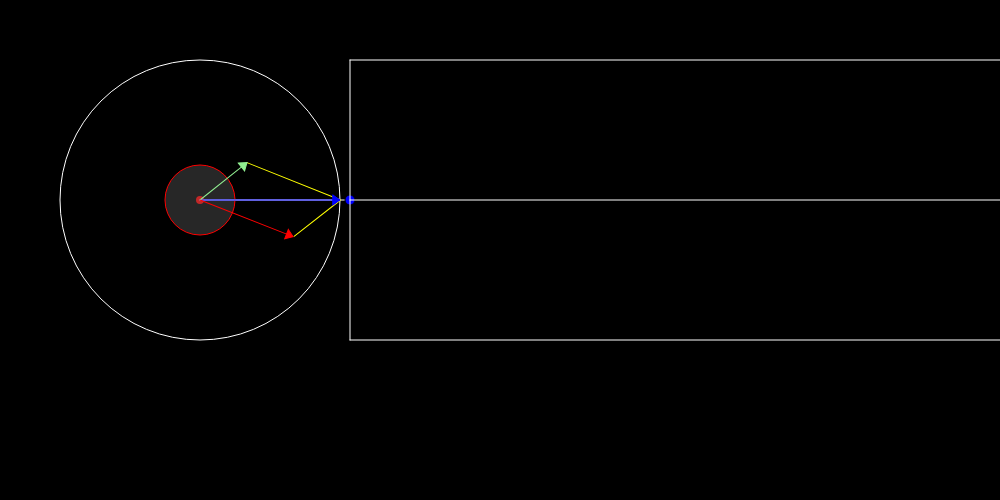
Frame 1 (no input)
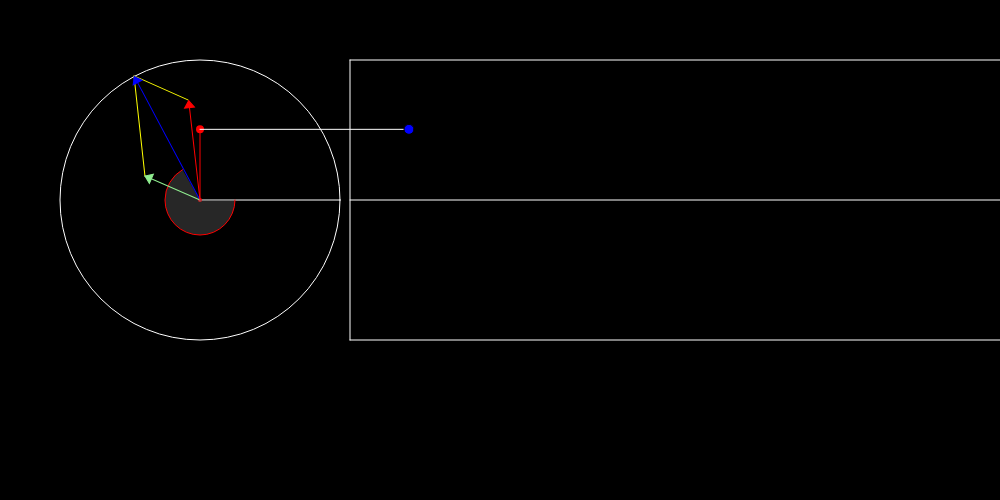
Frame 60 (no input)
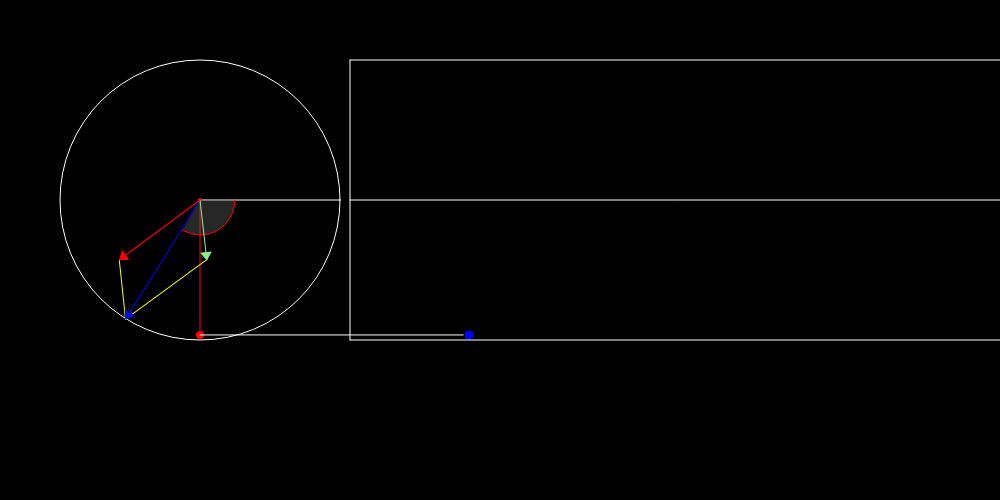
Frame 120 (the mouse pressed at the canvas centre since frame 60)

The p5.js sketch that drew these frames (run headless with seeded random() and noise() and a simulated clock; from frame 60 on, the mouse is pressed at the canvas centre):

// p5.js sketch
// ── sketch.js
let angle = -51.5;
let x = 150;
let y = 0;
// let dx = 0;
// let dy = 5;
// let x1 = 0;
// let y1 = 0;

let a = 140;
let b = 140;
let angle1 = 0;

function setup() {
  createCanvas(1000, 500);
  angleMode(DEGREES);
}

function draw() {
  background(0);

  var x2 = a*cos(angle1);
  var y2 = b*sin(angle1);
  angle1 = angle1+2;
    
  push();
  translate(200, 200);
  stroke('');
  noFill();
  ellipse(0, 0, 2*a, 2*b);
  line(0, 0, 140, 0);
  noStroke();
  fill(255,0,0);
  ellipse(0, y, 8);
  ellipse(0, 0, 4);
  stroke(255,0,0);
  line(0, 0, 0, y);
  fill(100, 100);
  arc(0, 0, a/2, a/2, 0, -angle1);
  pop();

  push();
  translate(200, 200);
  stroke('');
  line(0, y, x, y);
  pop();

  push();
  translate(200, 200);
  rotate(-angle);
  stroke('yellow');
  line(87, -51, 87.5, -110);
  stroke('yellow');
  line(0, -60, 87.5, -110);
  pop();  
  
  push();
  translate(200, 200);
  rotate(-angle);
  rotate(-51.5);
  stroke('blue');
  line(0, 0, 140, 0);
  fill('blue');
  triangle(133, -5, 140, 0, 133,  5);
 
  pop();
   
  
  push();
  translate(200, 200);
  rotate(-angle);
  stroke('lightgreen');
  line(0, 0, 0, -60);
  fill('lightgreen');
  triangle(-5, -53, 0, -60, 5,  -53);
  
  rotate(-30);
  stroke('red');
  line(0, 0, 100, 0);
  fill('red');
  triangle(93, -5, 100, 0, 93,  5);
  pop();
 
  angle = angle + 2;

  push();
  translate(200, 200);
  fill('blue');
  ellipse(x, y, 10, 10);
  fill('white');
  frameRate(30);
  
  x += 1;
  y = -135 * Math.cos(2 * x * Math.PI/180);


  // x = x + dx;
  if (x> 1000) {
    x = x;
  }
  y = -cos(x)+y;
  if (y > 500) {
    y =y;
  }
  pop();

  
  // push();
  // translate(200, 200);
  // fill('blue');
  
  // let ctx = canvas.getContext("2d")		
	
	// // let x1 = 0
	// // let y2 = 0	
	
	// // ctx.fillStyle = "black"
	// // ctx.fillRect(0, 0, 400, 400)	

	// let render = function(){		
	
	// 	x += 0.01;
		
	// 	y = -135 * Math.cos(2* x * Math.PI/180);		
		
	// 	ctx.fillStyle = "lime"
	// 	ctx.fillRect(x, y, 5, 5)
		
	// 	requestAnimationFrame(render)
	// }
	// render()
 
  pop();
  
  push();
  translate(200, 200);
  stroke('');
  line(150, 0, 800, 0);
  line(150, -140, 800, -140);
  line(150, 140, 800, 140);
  line(150, -140, 150, 140);
  pop();

  push();
  translate(200, 200);
  stroke(0,255,0);
  fill(0,255,0);
  // ellipse(0, -140, 8);
  // line(0+x2, 0-a, 0+x2, -30+y2);
  // ellipse(0+x2, -140+y2, 8);
  // line(200+x2, 180-a, 200+x2, 200+y2);
  pop();  

}
